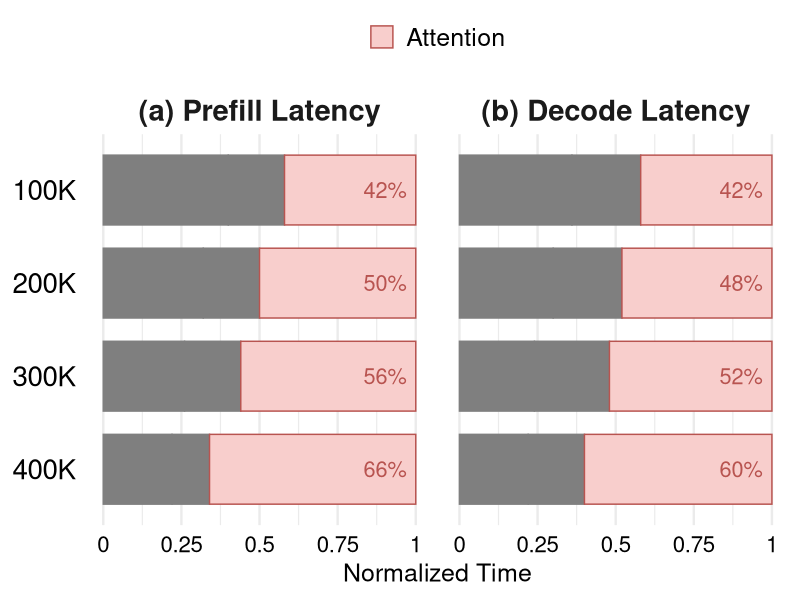

This figure's R source:
library(tidyverse)

data <- read_csv("data/breakdown_1.csv") %>%
  mutate(
    stage = fct_inorder(stage),
    tokens = fct_rev(fct_inorder(tokens)),
    component = fct_inorder(component)
  )

fig <- ggplot(data, aes(x = latency, y = tokens, fill = component, colour = component)) +
  geom_col(width = 0.75, position = position_stack(reverse = TRUE)) +
  geom_text(
    data = data %>% filter(component == "Attention"),
    aes(
      x = 0.97,
      y = tokens,
      label = scales::percent(latency, accuracy = 1)
    ),
    colour = "#B85450",
    size = 5.5,
    inherit.aes = FALSE,
    hjust = 1
  ) +
  facet_grid(. ~ stage) +
  scale_fill_manual(
    values = c("Non-Attention" = "#DAE8FC", "Attention" = "#F8CECC"),
    labels = c("Non-Attention" = "MLP + QKV Proj + Other", "Attention" = "Attention"),
  ) +
  scale_colour_manual(
    values = c("Non-Attention" = "#6C8EBF", "Attention" = "#B85450"),
    labels = c("Non-Attention" = "MLP + QKV Proj + Other", "Attention" = "Attention"),
  ) +
  scale_x_continuous(
    limits = c(0, 1),
    breaks = c(0, 0.25, 0.5, 0.75, 1),
    labels = c("0", "0.25", "0.5", "0.75", "1"),
  ) +
  labs(x = "Normalized Time", y = NULL) +
  theme_minimal(base_size = 18) +
  theme(
    strip.text = element_text(size = 21, face = "bold"),
    legend.position = "top",
    legend.title = element_blank(),
    legend.text = element_text(size = 18),
    axis.text.x = element_text(size = 16, colour = "black"),
    axis.text.y = element_text(size = 20, colour = "black"),
    panel.grid.major.y = element_blank(),
  )

ggsave("breakdown_1.pdf", fig, width = 7.0, height = 4.0, units = "in")
